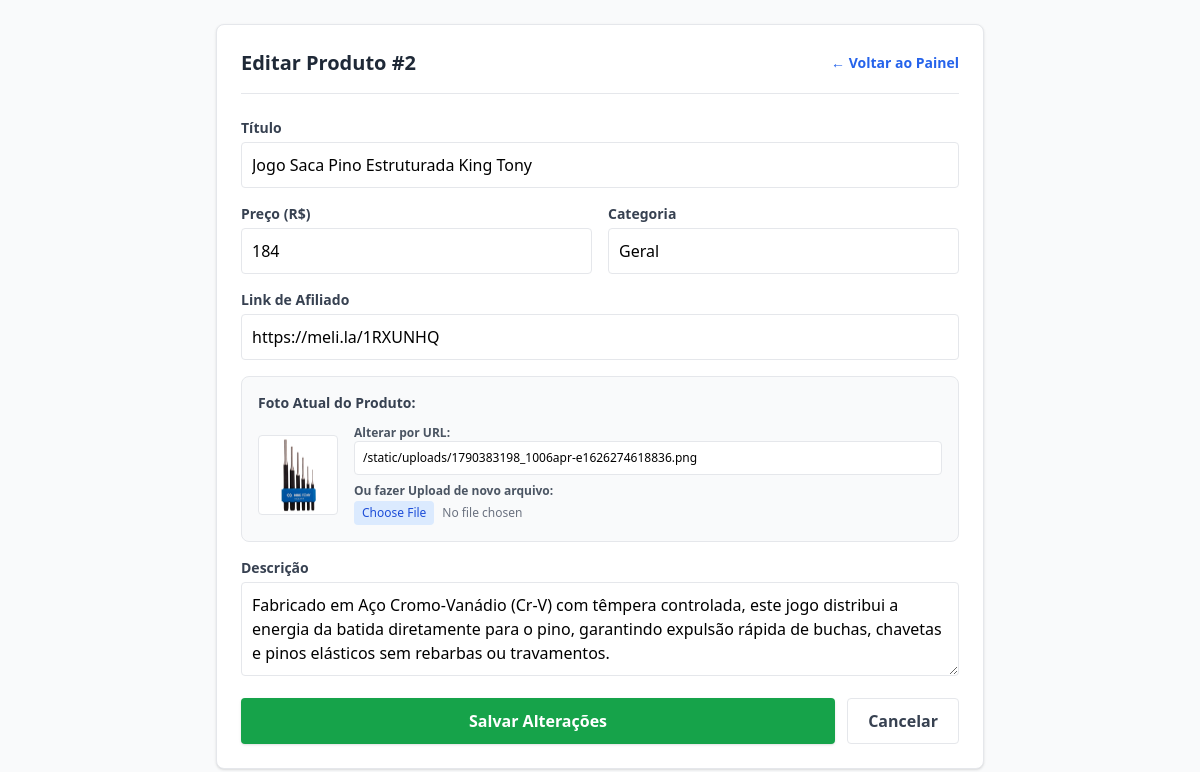
Page /admin/editar/2 on the committed database.
### tables this page shows
CREATE TABLE produtos (
                id INTEGER PRIMARY KEY AUTOINCREMENT,
                titulo TEXT NOT NULL,
                descricao TEXT,
                preco TEXT,
                imagem_url TEXT,
                categoria TEXT,
                especificacoes TEXT,
                link_afiliado TEXT NOT NULL,
                cliques INTEGER DEFAULT 0
            );

### app.py (the view, shortened to what this page needs)
@app.route('/admin/editar/<int:produto_id>', methods=['GET', 'POST'])
def editar_produto(produto_id):
    with sqlite3.connect(DB_NAME) as conn:
        conn.row_factory = sqlite3.Row
        cursor = conn.cursor()
        cursor.execute("SELECT * FROM produtos WHERE id = ?", (produto_id,))
        produto = cursor.fetchone()
    if not produto:
        abort(404)
    return render_template('editar.html', p=produto)

### templates/editar.html (shortened to what this page needs)
<!DOCTYPE html>
<html lang="pt-BR">
<head>
  <script src="https://cdn.tailwindcss.com"></script>
</head>
<body class="bg-gray-50 p-6">
  <div class="max-w-3xl mx-auto bg-white p-6 rounded-lg shadow border">
    <div class="flex justify-between items-center mb-6 border-b pb-4">
      <h1 class="text-xl font-bold text-gray-800">Editar Produto #{{ p.id }}</h1>
      <a href="/admin" class="text-blue-600 text-sm font-semibold">&larr; Voltar ao Painel</a>
    </div>
    <form method="POST" enctype="multipart/form-data" class="space-y-4">
      <div>
        <label class="block text-sm font-semibold text-gray-700 mb-1">Título</label>
        <input type="text" name="titulo" value="{{ p.titulo }}" required class="w-full border p-2.5 rounded">
      </div>
      <div class="grid grid-cols-1 md:grid-cols-2 gap-4">
        <div>
          <label class="block text-sm font-semibold text-gray-700 mb-1">Preço (R$)</label>
          <input type="text" name="preco" value="{{ p.preco }}" required class="w-full border p-2.5 rounded">
        </div>
        <div>
          <label class="block text-sm font-semibold text-gray-700 mb-1">Categoria</label>
          <input type="text" name="categoria" value="{{ p.categoria }}" class="w-full border p-2.5 rounded">
        </div>
      </div>
      <div>
        <label class="block text-sm font-semibold text-gray-700 mb-1">Link de Afiliado</label>
        <input type="url" name="link_afiliado" value="{{ p.link_afiliado }}" required class="w-full border p-2.5 rounded">
      </div>
      <div class="border rounded-lg p-4 bg-gray-50 space-y-3">
        <label class="block text-sm font-bold text-gray-700">Foto Atual do Produto:</label>
        <div class="flex items-center gap-4">
          <img src="{{ p.imagem_url }}" alt="" class="w-20 h-20 object-contain bg-white border rounded">
          <div class="flex-1 space-y-2">
            <div>
              <label class="block text-xs font-semibold text-gray-600">Alterar por URL:</label>
              <input type="url" name="imagem_url" value="{{ p.imagem_url }}" class="w-full border p-2 rounded text-xs bg-white">
            </div>
            <div>
              <label class="block text-xs font-semibold text-gray-600">Ou fazer Upload de novo arquivo:</label>
              <input type="file" name="imagem_upload" accept="image/*" class="w-full text-xs text-gray-500 file:mr-2 file:py-1 file:px-2 file:rounded file:border-0 file:bg-blue-100 file:text-blue-700">
            </div>
          </div>
        </div>
      </div>
      <div>
        <label class="block text-sm font-semibold text-gray-700 mb-1">Descrição</label>
        <textarea name="descricao" rows="3" class="w-full border p-2.5 rounded">{{ p.descricao }}</textarea>
      </div>
      <div class="flex gap-3">
        <button type="submit" class="flex-1 bg-green-600 text-white font-bold py-2.5 rounded hover:bg-green-700 shadow">
          Salvar Alterações
        </button>
        <a href="/admin" class="px-5 py-2.5 border rounded text-gray-700 text-center font-semibold hover:bg-gray-100">
          Cancelar
        </a>
      </div>
    </form>
  </div>
</body>
</html>

### rows in the picture
produtos: id "2", titulo "Jogo Saca Pino Estruturada King Tony", preco "184", categoria "Geral", link_afiliado "https://meli.la/1RXUNHQ", imagem_url (picture), imagem_url "/static/uploads/1790383198_1006apr-e1626274618836.png", descricao "Fabricado em Aço Cromo-Vanádio (Cr-V) com têmpera controlada, este jogo distribui a energia da batida diretamente para o pino, garantindo expulsão rápida de buchas, chavetas e pinos elásticos sem rebarbas ou travamentos."
